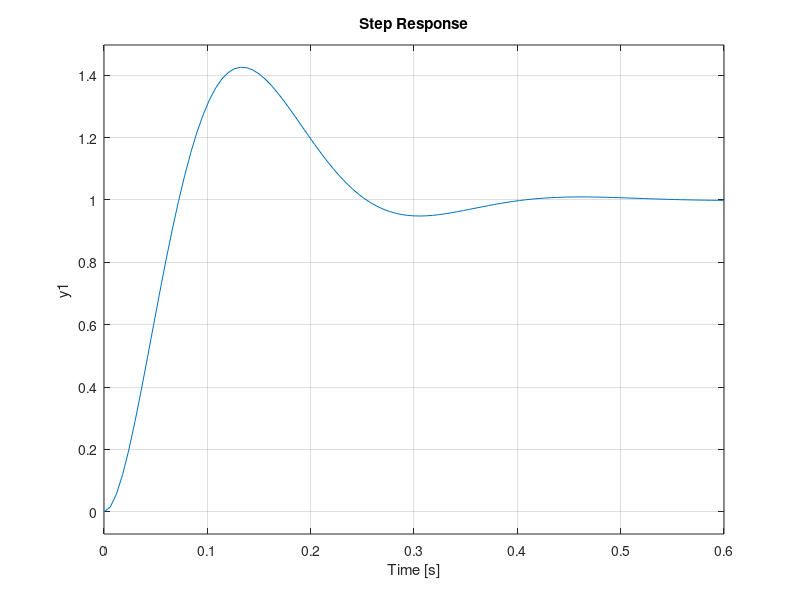

The MATLAB source for this figure:
J = 0.011; % rotor inertia
B = 0.001889;
R = 0.05;  %stator resistance
L = 0.000635; %stator inductance
K = (3/2)*0.191*4;
P = 4;
Lambda_m = 0.191;
t_s = L/R; %stator time constant 
Te = 0.02544; %Total time delay
Tn = 4*Te;
Kp = J/(2*Te);
G = tf(1,[Te 1])*tf(1,[J B])*K
C = tf([Kp*Tn Kp],[Tn 0])
T = feedback(C*G,1)
figure
step(T);grid on;